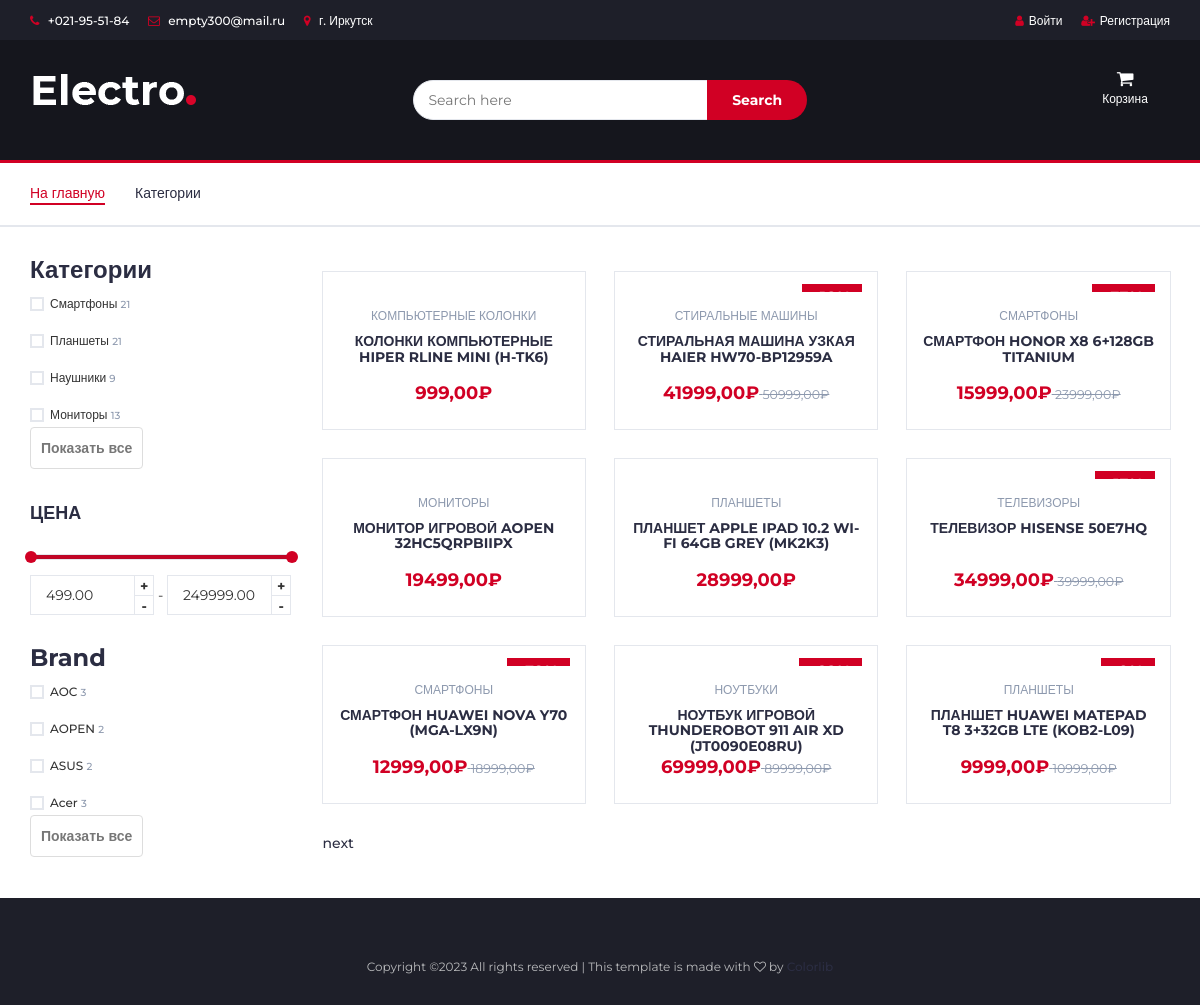
Screenshot of /products/ with the database file from the repository.
### products/models.py (models this page shows, shortened)
class ProductCategory(models.Model):
    name = models.CharField(max_length=128, unique=True)
    description = models.TextField(null=True, blank=True)
    products_count = models.DecimalField(verbose_name='Количество товара', max_digits=8, decimal_places=2, default=0)
    def __str__(self):
        return self.name

class Product(models.Model):
    name = models.CharField(
        max_length=256,
        verbose_name='Наименование')
    specifications = models.TextField(
        verbose_name='Характеристики',
        blank=True
    )
    price_now = models.DecimalField(
        verbose_name='Текущая цена',
        max_digits=8,
        decimal_places=2,
        default=0,
        null=True,
    )
    price_old = models.DecimalField(
        verbose_name='Предыдущая цена',
        max_digits=8,
        decimal_places=2,
        default=0
    )
    quantity = models.PositiveIntegerField(
        verbose_name='Количество на складе',
        default=0
    )
    image1 = models.URLField(
        max_length=256,
        null=True,
    )
    image2 = models.URLField(
        max_length=256,
        null=True,
    )
    image3 = models.URLField(
        max_length=256,
        null=True,
    )
    category = models.ForeignKey(
        to=ProductCategory,
        on_delete=models.CASCADE,
        verbose_name="Категория",
    )
    slug = models.SlugField(
        max_length=255,
        unique=True,
        db_index=True,
        verbose_name="URL"
    )
    short_description = models.CharField(
        verbose_name='Краткое описание',
        max_length=1000,
        blank=True,
        null = True,
    )
    description = models.TextField(
        verbose_name='Полное описание',
        blank=True,
        null=True,
    )
    colors = models.CharField(
        verbose_name='Цвета',
        max_length=100,
        blank=True
    )
    discount = models.DecimalField(
        verbose_name='Скидка',
        blank=True,
        null=True,
        max_digits=8,
        decimal_places=0,
    )
    brand = models.CharField(
        verbose_name='Бренд',
        max_length=255,
        blank=True,
        null=True,
    )

### products/views.py (the view, shortened to what this page needs)
# urls.py: path('', ProductsListView.as_view(), name='index'),
class ProductsListView(ListView):
    model = Product, User
    template_name = 'products/store.html'
    title = 'Store - Каталог'
    paginate_by = 9
    def get_context_data(self, *, object_list=None, **kwargs):
        context = super(ProductsListView, self).get_context_data()
        try:
            context['baskets'] = Basket.objects.filter(user=self.request.user)
        except:
            context['baskets'] = None
        context['categories'] = ProductCategory.objects.annotate(items_count=Count('product'))
        context['brands'] = Product.objects.values('brand').distinct().order_by('brand').annotate(
            items_count=Count('brand'))
        context['random'] = Product.objects.order_by("?")
        context['max_price'] = int(Product.objects.all().order_by('price_old').last().price_old)
        context['min_price'] = int(Product.objects.all().order_by('-price_old').last().price_old)
        query = f"{'&Search='+self.request.GET.get('Search') if self.request.GET.get('Search') else ''}" \
                f"{'&Category='+self.request.GET.get('Category') if self.request.GET.get('Category') else ''}" \
                f"{'&Brand='+self.request.GET.get('Brand') if self.request.GET.get('Brand') else ''}"
        context['query'] = query
        return context
    def get_queryset(self):
        queryset = Product.objects.order_by("?")
        if 'Search' in self.request.GET:
            queryset = Product.objects.filter(name__iregex=self.request.GET.get("Search"))
        elif 'Category' in self.request.GET and 'Brand' in self.request.GET:
            queryset = Product.objects.filter(
                Q(category_id__in=self.request.GET.getlist("Category")), Q(brand__in=self.request.GET.getlist("Brand")))
        elif 'Category' in self.request.GET or 'Brand' in self.request.GET:
            queryset = Product.objects.filter(
                Q(category_id__in=self.request.GET.getlist("Category")) | Q(brand__in=self.request.GET.getlist("Brand")))
        return queryset

### products/templates/products/store.html (shortened to what this page needs)
{% extends 'products/base.html' %}
{% load static %}
{%  block content %}
<div class="section">
    <div class="container">
        <div class="row">
            <div id="aside" class="col-md-3">
            <form action="{% url 'products:index' %}" method="get" >
                <div class="aside">
                    {% if categories.count > 5 %}
                        <div class="limited">
                    {% endif %}
                        <h3 class="aside-title">Категории</h3>
                        <div class="checkbox-filter">
                            {% for category in categories %}
                                <div class="input-checkbox">
                                    <label for={{ category.id }}>
                                        <span></span>
                                        {{ category.name }}
                                        <small>{{ category.items_count }}</small>
                                    </label>
                                </div>
                            {% endfor %}
                        </div>
                    {% if categories.count > 5 %}
                        </div>
                        <label for="read-more-checker" class="read-more-button"></label>
                    {% endif %}
                </div>
                <form action="{% url 'products:index' %}" method="get" id="form1" name="theForm">
                    <div class="aside">
                        <h3 class="aside-title">Цена</h3>
                        <div class="price-filter" >
                            <div id="price-slider" min="{{ min_price }}" max="{{ max_price }}" ></div>
                            <div class="input-number price-min">
                                <input id="price-min" name=""  type="number" >
                                <span class="qty-up">+</span>
                                <span class="qty-down">-</span>
                            </div>
                            <span>-</span>
                            <div class="input-number price-max">
                                <input id="price-max" type="number">
                                <span class="qty-up">+</span>
                                <span class="qty-down">-</span>
                            </div>
                        </div>
                    </div>
                <div class="aside">
                    {% if brands.count > 5 %}
                        <div class="limited">
                    {% endif %}
                        <h3 class="aside-title">Brand</h3>
                        <div class="checkbox-filter">
                            {% for brand in brands %}
                                <div class="input-checkbox">
                                        <label for={{ brand.brand }}>
                                            <span></span>
                                            {{ brand.brand }}
                                        <small>{{ brand.items_count }}</small>
                                    </label>
                                </div>
                            {% endfor %}
                        </div>
                    {% if brands.count > 5 %}
                        </div><label for="read-more-checker1" class="read-more-button"></label>
                    {% endif %}
                    </div>
                        </form>
            </div>
            <div id="store" class="col-md-9">
               <div class="row infinite-container">
                {% if object_list %}
                    {% for product in object_list %}
                        <div class="col-md-4 col-xs-6 infinite-item">
                            <div class="product">
                                <div class="product-img">
                                    {% if product.discount %}
                                    <div class="product-label">
                                        <span class="new"><strong>-{{ product.discount }}%</strong></span>
                                    </div>
                                    {% endif %}
                                </div>
                                <div class="product-body">
                                    <p class="product-category">{{ product.category }}</p>
                                <div class="items-text1">
                                    <h3 class="product-name"><a href="{% url 'products:product' product.slug %}">
                                        {{ product.name }}</a></h3>
                                </div>
                                    {% if product.price_now %}
                                    <h3 class="product-price">{{ product.price_now }}₽<del class="product-old-price">
                                        {{product.price_old}}₽</del></h3>
                                    {% else %}
                                        <h3 class="product-price">{{ product.price_old }}₽</h3>
                                    {% endif %}
                                </div>
                                <div class="add-to-cart">
                                    <button class="add-to-cart-btn" onclick="location.href=
                                            '{% url 'products:basket_add' product.id %}'">
                                        Добавить</button>
                                </div>
                            </div>
                        </div>
                    {% endfor %}
                {% else %}
                <h3 class="product-name">Такого товара нет</h3>
                {% endif %}
                </div>
                <div class="store-filter clearfix">
                    {% if page_obj.has_next %}
                        <a class="infinite-more-link" href="?page={{ page_obj.next_page_number }}{% if query %}{{ query }}{% endif %}" id="pag">next</a>
                    {% endif %}
                </div>
            </div>
        </div>
    </div>
</div>
{% endblock %}

### static/css/style.css (style rules this page uses)
body { font-family: 'Montserrat', sans-serif; font-weight: 400; color: #333; }
h1, h2, h3, h4, h5, h6 { color: #2B2D42; font-weight: 700; margin: 0 0 10px; }
a { color: #2B2D42; font-weight: 500; -webkit-transition: 0.2s color; transition: 0.2s color; }
.input-number { position: relative; }
.input-number input[type="number"] { -moz-appearance: textfield; height: 40px; width: 100%; border: 1px solid #E4E7ED; background-color: #FFF; padding: 0px 35px 0px 15px; }
.input-number .qty-up, .input-number .qty-down { position: absolute; display: block; width: 20px; height: 20px; border: 1px solid #E4E7ED; background-color: #FFF; text-align: center; font-weight: 700; cursor: pointer; -webkit-user-select: none; -moz-user-select: none; -ms-user-select: none; user-select: none; }
.input-number .qty-up { right: 0; top: 0; border-bottom: 0px; }
.input-number .qty-down { right: 0; bottom: 0; }
.input-radio, .input-checkbox { position: relative; display: block; }
.input-radio label, .input-checkbox label { font-weight: 500; min-height: 20px; padding-left: 20px; margin-bottom: 5px; cursor: pointer; }
.input-radio input[type="radio"]+label span, .input-checkbox input[type="checkbox"]+label span { position: absolute; left: 0px; top: 4px; width: 14px; height: 14px; border: 2px solid #E4E7ED; background: #FFF; }
.input-checkbox input[type="checkbox"]+label span:after { content: '✔'; position: absolute; top: -2px; left: 1px; font-size: 10px; color: #FFF; opacity: 0; -webkit-transform: scale(0); -ms-transform: scale(0); transform: scale(0); -webkit-transition: all 0.2s; transition: all 0.2s; }
.section { padding-top: 30px; padding-bottom: 30px; }
.product { position: relative; margin: 15px 0px; -webkit-box-shadow: 0px 0px 0px 0px #E4E7ED, 0px 0px 0px 1px #E4E7ED; box-shadow: 0px 0px 0px 0px #E4E7ED, 0px 0px 0px 1px #E4E7ED; -webkit-transition: 0.2s all; transition: 0.2s all; }
.product .product-img { position: relative; }
.product .product-img .product-label { position: absolute; top: 15px; right: 15px; }
.product .product-img .product-label>span { border: 2px solid; padding: 2px 10px; font-size: 16px; }
.product .product-img .product-label>span.new { background-color: #D10024; border-color: #D10024; color: #FFF; }
.product .product-body { position: relative; padding: 15px; background-color: #FFF; text-align: center; z-index: 20; }
.product .product-body .product-category { text-transform: uppercase; font-size: 12px; color: #8D99AE; }
.product .product-body .product-name { text-transform: uppercase; font-size: 14px; }
.product .product-body .product-name>a { font-weight: 700; }
.product .product-body .product-price { color: #D10024; font-size: 18px; }
.product .product-body .product-price .product-old-price { font-size: 70%; font-weight: 400; color: #8D99AE; }
.product .add-to-cart { position: absolute; left: 1px; right: 1px; bottom: 1px; padding: 15px; background: #1e1f29; text-align: center; -webkit-transform: translateY(0%); -ms-transform: translateY(0%); transform: translateY(0%); -webkit-transition: 0.2s all; transition: 0.2s all; z-index: 2; }
.product .add-to-cart .add-to-cart-btn { position: relative; border: 2px solid transparent; height: 40px; padding: 0 30px; background-color: #ef233c; color: #FFF; text-transform: uppercase; font-weight: 600; border-radius: 40px; -webkit-transition: 0.2s all; transition: 0.2s all; }
.aside+.aside { margin-top: 30px; }
.aside>.aside-title { text-transform: uppercase; font-size: 18px; margin: 15px 0px 30px; }
.checkbox-filter>div+div { margin-top: 10px; }
.checkbox-filter .input-radio label, .checkbox-filter .input-checkbox label { font-size: 12px; }
.checkbox-filter .input-radio label small, .checkbox-filter .input-checkbox label small { color: #8D99AE; }
#price-slider { margin-bottom: 15px; }
.noUi-target { background-color: #FFF; -webkit-box-shadow: none; box-shadow: none; border: 1px solid #E4E7ED; border-radius: 0px; }
.noUi-horizontal { height: 6px; }
.price-filter .input-number { display: inline-block; width: calc(50% - 7px); }
.store-filter { margin-bottom: 15px; margin-top: 15px; }
.limited { max-height: 170px; overflow: hidden; position: relative; }
.read-more-checker ~ .read-more-button:before { content: 'Показать все'; }
.read-more-button { cursor: pointer; display: inline-block; padding: 10px; color: #777; border: 1px solid #ddd; border-radius: 4px; }
.items-text1 { overflow: hidden; position: relative; height: 50px; }

### rows the page displays
ProductCategory: name "Смартфоны", items_count "21"
ProductCategory: name "Планшеты", items_count "21"
ProductCategory: name "Наушники", items_count "9"
ProductCategory: name "Мониторы", items_count "13"
Product: category "КОМПЬЮТЕРНЫЕ КОЛОНКИ", name "КОЛОНКИ КОМПЬЮТЕРНЫЕ HIPER RLINE MINI (H-TK6)", price_old "999,00"
Product: category "СТИРАЛЬНЫЕ МАШИНЫ", name "СТИРАЛЬНАЯ МАШИНА УЗКАЯ HAIER HW70-BP12959A", price_now "41999,00", price_old "50999,00"
Product: category "СМАРТФОНЫ", name "СМАРТФОН HONOR X8 6+128GB TITANIUM", price_now "15999,00", price_old "23999,00"
Product: category "МОНИТОРЫ", name "МОНИТОР ИГРОВОЙ AOPEN 32HC5QRPBIIPX", price_old "19499,00"
Product: category "ПЛАНШЕТЫ", name "ПЛАНШЕТ APPLE IPAD 10.2 WI-FI 64GB GREY (MK2K3)", price_old "28999,00"
Product: category "ТЕЛЕВИЗОРЫ", name "ТЕЛЕВИЗОР HISENSE 50E7HQ", price_now "34999,00", price_old "39999,00"
Product: category "СМАРТФОНЫ", name "СМАРТФОН HUAWEI NOVA Y70 (MGA-LX9N)", price_now "12999,00", price_old "18999,00"
Product: category "НОУТБУКИ", name "НОУТБУК ИГРОВОЙ THUNDEROBOT 911 AIR XD (JT0090E08RU)", price_now "69999,00", price_old "89999,00"
Product: category "ПЛАНШЕТЫ", name "ПЛАНШЕТ HUAWEI MATEPAD T8 3+32GB LTE (KOB2-L09)", price_now "9999,00", price_old "10999,00"

### other values shown
{{ brand.brand }} "AOC" "AOPEN" "ASUS" "Acer"
{{ brand.items_count }} "3" "2" "2" "3"
